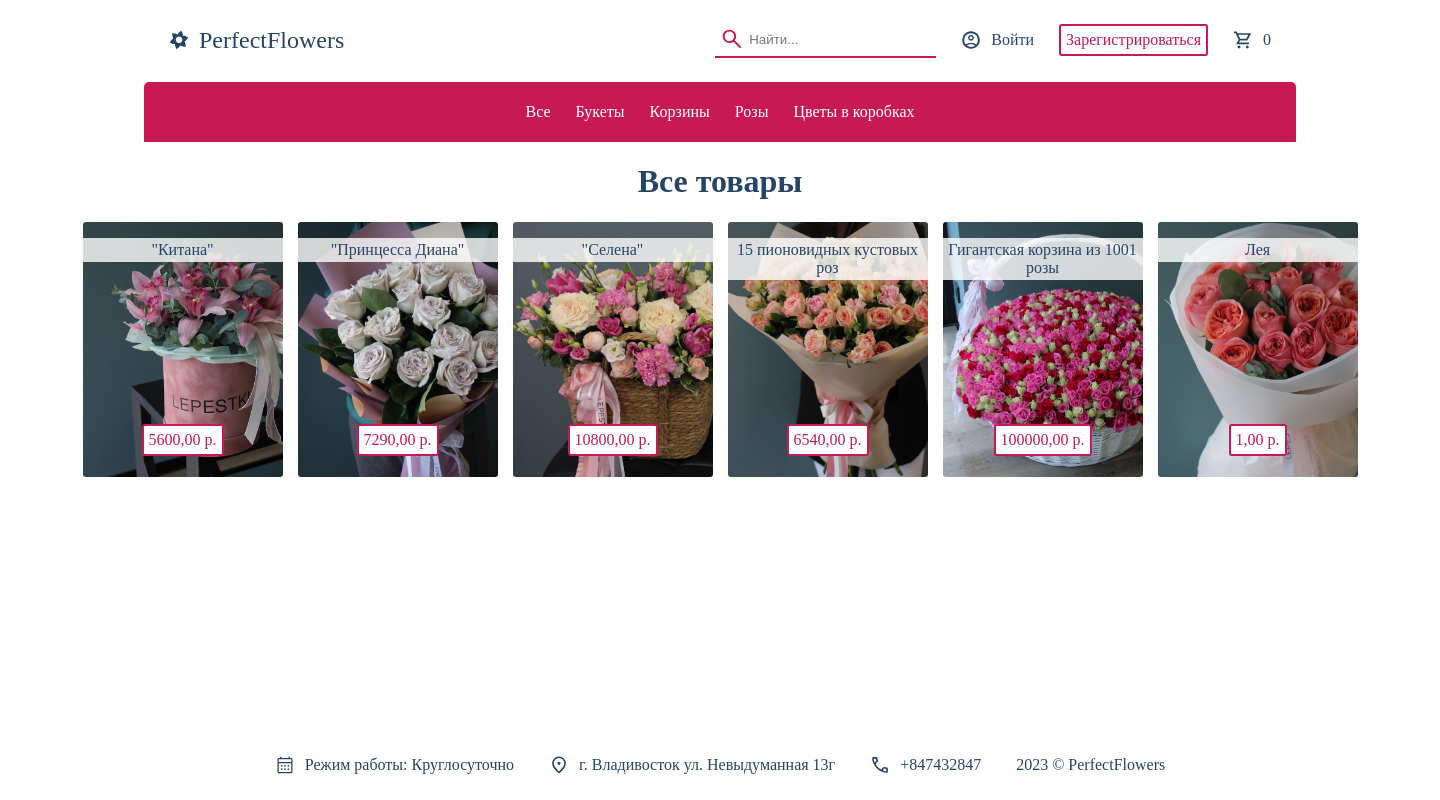
The page /category/ on the database its author committed.
### shop/models.py (models this page shows, shortened)
class Category(models.Model):
    name = models.CharField(max_length=255, help_text='Введите название категории')
    slug = models.SlugField(max_length=200, db_index=True, unique=True, help_text='Сокращение для ссылки')
    class Meta:
        ordering = ('name',)
        verbose_name = 'Категория'
        verbose_name_plural = 'Категории'
    def __str__(self):
        return self.name
    def get_absolute_url(self):
        return reverse('products_list_by_category', args=[self.slug])

class Product(models.Model):
    name = models.CharField(max_length=255, db_index=True, help_text="Введите название товара")
    image = models.ImageField(upload_to=f'products/', null=True, blank=True,
                              help_text="Вставьте изображение товара")
    slug = models.SlugField(max_length=200, db_index=True, help_text='Сокращение для ссылки')
    price = models.DecimalField(default=1.0, max_digits=10, decimal_places=2,
                                help_text="Введите цену товара")  # DECIMAL точнее FLOAT
    width = models.IntegerField(help_text="Введите ширину букета в сантиметрах")
    height = models.IntegerField(help_text="Введите высоту в сантиметрах")
    description = models.CharField(max_length=1000, default='', blank=True, help_text="Введите описание товара")
    category = models.ForeignKey(Category, models.CASCADE, help_text="Введите категорию товара")
    class Meta:
        ordering = ('name',)
        verbose_name = 'Товар'
        verbose_name_plural = 'Товары'
        index_together = (('id', 'slug'),)
    def get_absolute_url(self):
        return reverse('product_detail', args=[self.slug])

### shop/views.py (the view)
# urls.py: path('category/', products_list, name='products_list'),
def products_list(request, slug=None):
    category = None
    categories = Category.objects.all()
    products = Product.objects.all()
    if slug:
        category = get_object_or_404(Category, slug=slug)
        products = products.filter(category=category)
    return render(request,
                  'products/products_list.html',
                  {'category': category,
                   'categories': categories,
                   'products': products})

### shop/cart.py (called while the page is built)
    def __len__(self):
        return sum(item['quantity'] for item in self.cart.values())

### shop/context_processors.py (called while the page is built)
def extras(request):
    return {"categories": Category.objects.all(),
            "cart": Cart(request)}

### shop/templates/products/products_list.html (shortened to what this page needs)
{% extends 'base.html' %}
{% load static %}
{% block css_styles %}
    <link rel="stylesheet" type="text/css" href="{% static 'css/products_list.css' %}">
{% endblock %}
{% block content %}
    {% if custom_title %}
        <h1>{{ custom_title }}</h1>
    {% elif category %}
        <h1>{{ category }}</h1>
    {% else %}
        <h1>Все товары</h1>
    {% endif %}
    {% if products %}
        <div class="product-list">
            {% for product in products %}
                <a href="{{ product.get_absolute_url }}">
                    <div class="product-card" style="background-image: url('{{ product.image.url }}');">
                        <p class="product-card-name">{{ product.name }}</p>
                        <p class="product-button">{{ product.price }} p.</p>
                    </div>
                </a>
            {% endfor %}
        </div>
    {% else %}
        <div class="not-found">
            <h2>:(</h2>
            <h2>Нужные товары не найдены</h2>
        </div>
    {% endif %}
{% endblock %}

### shop/templates/base.html (shortened to what this page needs)
<!DOCTYPE html>
<html lang="ru">
<head>
    {% load static %}
    <link rel="stylesheet" type="text/css" href="{% static 'css/base.css' %}">
    {% block css_styles %} {% endblock %}
</head>
<body>
<header>
    <div class="header__top">
        <div class="header__top__left">
            <a class="logo" href="{% url 'home' %}">PerfectFlowers</a>
        </div>
        <div class="header__top__right">
            <form class="search" action="{% url 'search' %}" method="get">
                <img height="24" style="padding-block: 5px" src="{% static 'images/search.svg' %}" alt="">
                <input type="search" name="query" required minlength="3" placeholder="Найти...">
            </form>
            {% if user.is_authenticated %}
                <a href="{% url 'profile' %}" class="header-user">{{ user.username }}</a>
            {% else %}
                <a href="{% url 'login' %}" class="header-user">Войти</a>
                <a href="{% url 'register' %}" class="product-button">Зарегистрироваться</a>
            {% endif %}
            <a href="{% url 'cart_detail' %}" class="header-cart">{{ cart|length }}</a>
        </div>
    </div>
    <div class="header__bottom">
        <a href="{% url 'products_list' %}" class="header__bottom-category">Все</a>
        {% for c in categories %}
            <a href="{{ c.get_absolute_url }}" class="header__bottom-category">{{ c }}</a>
        {% endfor %}
    </div>
</header>
<div class="content">
    {% block content %}
    {% endblock %}
</div>
<footer>
    <p class="header-work-time">Режим работы: Круглосуточно</p>
    <p class="header-location">г. Владивосток ул. Невыдуманная 13г</p>
    <p class="header-call">+847432847</p>
    <p>2023 © PerfectFlowers</p>
</footer>
</body>
</html>

### shop/static/css/base.css (style rules this page uses)
body { margin: 0; background: #ffffff; color: #254468; font-family: 'Dihjauti', serif; font-size: 16px; min-height: 100vh; display: flex; flex-direction: column; justify-content: center; align-items: center; padding-inline: 10%; }
header { height: fit-content; background: #ffffff; color: #254468; text-decoration: none; width: 100%; }
header a { color: #254468; text-decoration: none; }
.header__top, .header__bottom { padding-inline: 25px; padding-block: 15px; display: flex; justify-content: start; align-items: center; gap: 25px; }
.header__top { justify-content: space-between; height: 50px; }
.header__top__left, .header__top__right { display: flex; gap: 25px; align-items: center; justify-content: center; }
.header__top { border-bottom: 2px solid white; }
.header__bottom { background: #c71953; color: white; display: flex; justify-content: center; align-items: center; border-top-left-radius: 5px; border-top-right-radius: 5px; height: 30px; }
.header__bottom-category { color: white; }
.search { background: transparent; display: flex; justify-content: center; align-items: center; padding-inline: 5px; color: #254468; border-bottom: 2px solid #c71953; }
.search input { background: transparent; color: #254468; border: 0; padding: 5px; }
.logo { padding-left: 30px; background-image: url("../images/logo.svg"); background-position: left center; background-size: 20px 20px; background-repeat: no-repeat; font-size: 24px; text-decoration: none; margin: 0; }
.header-user, .header-cart, .header-work-time, .header-location, .header-call { padding-left: 30px; background-position: left center; background-size: 20px 20px; background-repeat: no-repeat; text-decoration: none; margin: 0; }
.header-user { background-image: url("../images/user_circle.svg"); }
.header-cart { background-image: url("../images/shop_cart.svg"); }
.header-work-time { background-image: url("../images/calendar.svg"); }
.header-location { background-image: url("../images/location.svg"); }
.header-call { background-image: url("../images/call.svg"); }
.content { height: 100%; width: 100%; display: flex; flex-direction: column; justify-content: center; align-items: center; }
.product-button { background: #ffffff; color: #c71953; border: 2px solid #c71953; padding: 5px; text-decoration: none; border-radius: 3px; }
input { background: #ffffff; color: #254468; border: 2px solid #c71953; padding: 5px; text-decoration: none; }
footer { color: #254468; padding-inline: 25px; padding-block: 10px; margin-top: auto; display: flex; align-items: center; justify-content: center; gap: 35px; }

### shop/static/css/products_list.css (style rules this page uses)
.product-list { display: grid; grid-template-columns: 1fr 1fr 1fr 1fr 1fr 1fr; grid-gap: 15px; padding-inline: 20%; justify-content: center; }
.product-card { color: white; display: flex; min-height: 250px; min-width: 200px; flex-direction: column; justify-content: space-between; align-items: center; background-size: cover; border-radius: 3px; padding-bottom: 5px; }
.product-card p, a { text-decoration: none; }
.product-card-name { background: rgb(255, 255, 255, 0.8); padding: 3px; color: #254468; width: 100%; text-align: center; }

### rows shown on the page
Category: name "Букеты"
Category: name "Корзины"
Category: name "Розы"
Category: name "Цветы в коробках"
Product: image (picture), name "\"Китана\"", price "5600,00"
Product: image (picture), name "\"Принцесса Диана\"", price "7290,00"
Product: image (picture), name "\"Селена\"", price "10800,00"
Product: image (picture), name "15 пионовидных кустовых роз", price "6540,00"
Product: image (picture), name "Гигантская корзина из 1001 розы", price "100000,00"
Product: image (picture), name "Лея", price "1,00"

### other values the page prints
{{ cart|length }} "0"
